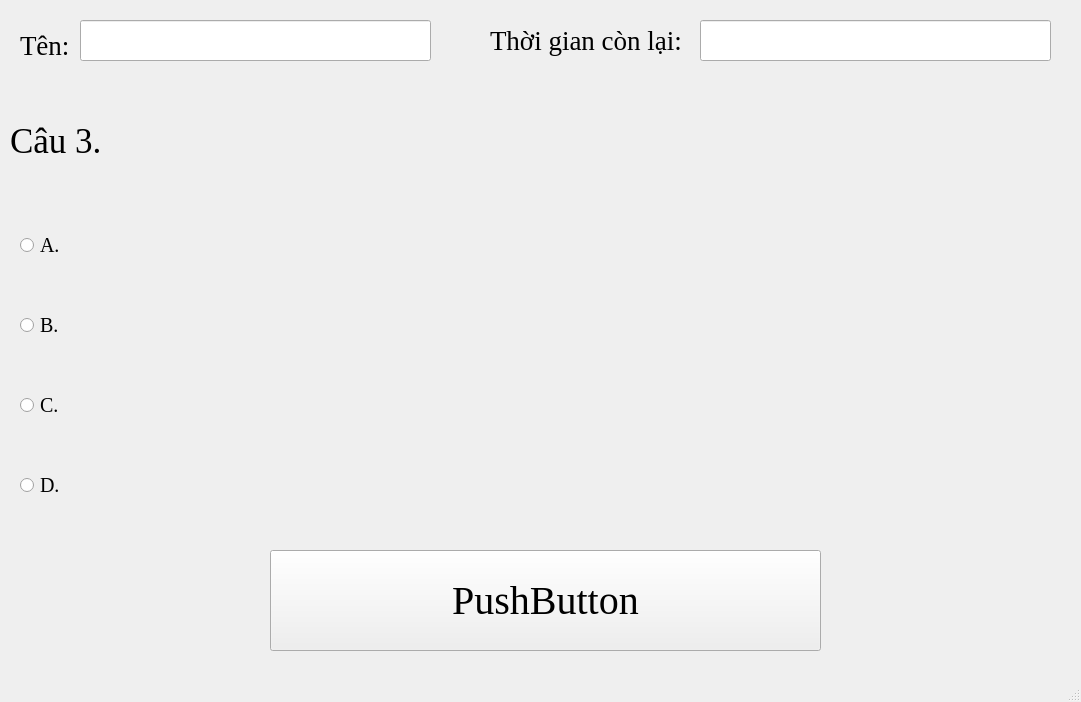
<?xml version="1.0" encoding="UTF-8"?>
<ui version="4.0">
 <class>MainWindow</class>
 <widget class="QMainWindow" name="MainWindow">
  <property name="geometry">
   <rect>
    <x>0</x>
    <y>0</y>
    <width>1081</width>
    <height>702</height>
   </rect>
  </property>
  <property name="minimumSize">
   <size>
    <width>1081</width>
    <height>702</height>
   </size>
  </property>
  <property name="maximumSize">
   <size>
    <width>1081</width>
    <height>702</height>
   </size>
  </property>
  <property name="windowTitle">
   <string>MainWindow</string>
  </property>
  <widget class="QWidget" name="centralwidget">
   <widget class="QRadioButton" name="D_Button">
    <property name="geometry">
     <rect>
      <x>20</x>
      <y>450</y>
      <width>1061</width>
      <height>71</height>
     </rect>
    </property>
    <property name="font">
     <font>
      <family>Times New Roman</family>
      <pointsize>15</pointsize>
     </font>
    </property>
    <property name="text">
     <string>D.</string>
    </property>
   </widget>
   <widget class="QLineEdit" name="Time">
    <property name="geometry">
     <rect>
      <x>700</x>
      <y>20</y>
      <width>351</width>
      <height>41</height>
     </rect>
    </property>
    <property name="font">
     <font>
      <family>Times New Roman</family>
      <pointsize>25</pointsize>
     </font>
    </property>
   </widget>
   <widget class="QRadioButton" name="C_Button">
    <property name="geometry">
     <rect>
      <x>20</x>
      <y>370</y>
      <width>1061</width>
      <height>71</height>
     </rect>
    </property>
    <property name="font">
     <font>
      <family>Times New Roman</family>
      <pointsize>15</pointsize>
     </font>
    </property>
    <property name="text">
     <string>C.</string>
    </property>
   </widget>
   <widget class="QPushButton" name="Next_Button">
    <property name="geometry">
     <rect>
      <x>270</x>
      <y>550</y>
      <width>551</width>
      <height>101</height>
     </rect>
    </property>
    <property name="font">
     <font>
      <family>Times New Roman</family>
      <pointsize>30</pointsize>
     </font>
    </property>
    <property name="text">
     <string>PushButton</string>
    </property>
   </widget>
   <widget class="QLabel" name="label_4">
    <property name="geometry">
     <rect>
      <x>490</x>
      <y>20</y>
      <width>201</width>
      <height>41</height>
     </rect>
    </property>
    <property name="font">
     <font>
      <family>Times New Roman</family>
      <pointsize>20</pointsize>
     </font>
    </property>
    <property name="text">
     <string>Thời gian còn lại:</string>
    </property>
   </widget>
   <widget class="QLineEdit" name="Name">
    <property name="geometry">
     <rect>
      <x>80</x>
      <y>20</y>
      <width>351</width>
      <height>41</height>
     </rect>
    </property>
    <property name="font">
     <font>
      <family>Times New Roman</family>
      <pointsize>25</pointsize>
     </font>
    </property>
   </widget>
   <widget class="QRadioButton" name="B_Button">
    <property name="geometry">
     <rect>
      <x>20</x>
      <y>290</y>
      <width>1061</width>
      <height>71</height>
     </rect>
    </property>
    <property name="font">
     <font>
      <family>Times New Roman</family>
      <pointsize>15</pointsize>
     </font>
    </property>
    <property name="text">
     <string>B.</string>
    </property>
   </widget>
   <widget class="QRadioButton" name="A_Button">
    <property name="geometry">
     <rect>
      <x>20</x>
      <y>210</y>
      <width>1061</width>
      <height>71</height>
     </rect>
    </property>
    <property name="font">
     <font>
      <family>Times New Roman</family>
      <pointsize>15</pointsize>
     </font>
    </property>
    <property name="text">
     <string>A.</string>
    </property>
   </widget>
   <widget class="QLabel" name="label_3">
    <property name="geometry">
     <rect>
      <x>20</x>
      <y>30</y>
      <width>61</width>
      <height>31</height>
     </rect>
    </property>
    <property name="font">
     <font>
      <family>Times New Roman</family>
      <pointsize>20</pointsize>
     </font>
    </property>
    <property name="text">
     <string>Tên:</string>
    </property>
   </widget>
   <widget class="QLabel" name="label_2">
    <property name="geometry">
     <rect>
      <x>10</x>
      <y>80</y>
      <width>1071</width>
      <height>121</height>
     </rect>
    </property>
    <property name="font">
     <font>
      <family>Times New Roman</family>
      <pointsize>26</pointsize>
     </font>
    </property>
    <property name="styleSheet">
     <string notr="true"/>
    </property>
    <property name="text">
     <string>Câu 3.</string>
    </property>
   </widget>
  </widget>
  <widget class="QMenuBar" name="menubar">
   <property name="geometry">
    <rect>
     <x>0</x>
     <y>0</y>
     <width>1081</width>
     <height>21</height>
    </rect>
   </property>
  </widget>
  <widget class="QStatusBar" name="statusbar"/>
 </widget>
 <resources/>
 <connections/>
</ui>
